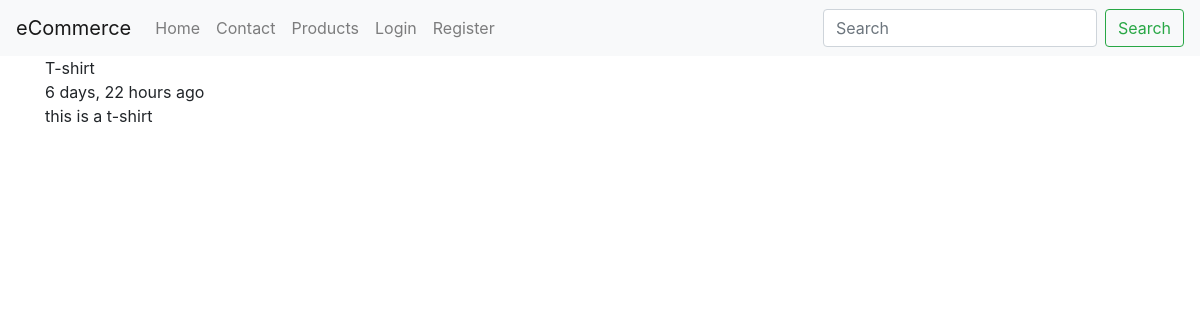
Page /products/t-shirt on the committed database.
### products/models.py (models this page shows, shortened)
class Product(models.Model):
    title = models.CharField(max_length=120)
    slug = models.SlugField(blank=True, unique=True)
    description = models.TextField()
    price = models.DecimalField(max_digits=10, decimal_places=2, default=0.00)
    image = models.ImageField(upload_to=upload_image_path, null=True, blank=True)
    featured = models.BooleanField(default=False)
    timestamp = models.DateTimeField(auto_now_add=True, blank=True, null=True)

### products/views.py (the view)
# urls.py: path('<slug:slug>', ProductDetailView.as_view(), name='details'),
class ProductDetailView(DetailView):
    model = Product

### products/templates/products/product_detail.html (shortened to what this page needs)
{% extends "base.html" %}
{% block content %}
    <div class="container">
        <div class="row">
            <div class="col">
                {{ object.title }}<br>
                {{ object.timestamp|timesince }} ago
                {{ object.description|linebreaks }}<br>
            </div>
        </div>
    </div>
{% endblock content %}

### rows in the picture
Product: title "T-shirt", timestamp "6 days, 22 hours", description "this is a t-shirt"

### other values in the picture
{{ brand_name }} "eCommerce"
